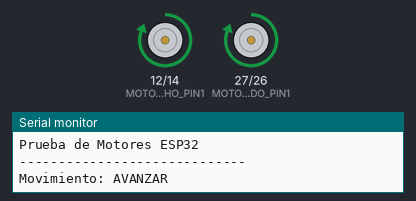
This sketch was run on a simulated ESP32. Shown: motor-driver pin pairs drawn as motors (green arrow = first pin HIGH = forward, orange = second pin HIGH = backward, longer = more drive), the last lines printed to the serial monitor.

Above: at 2.0 s.
At 3.5 s:
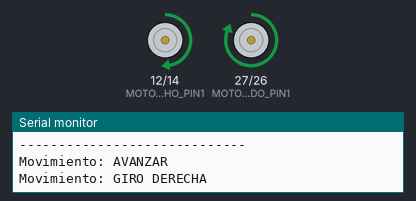
At 4.5 s:
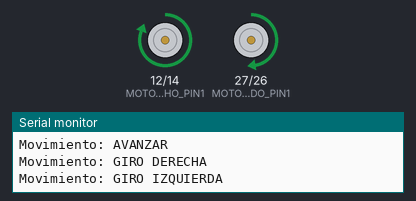
At 6.0 s:
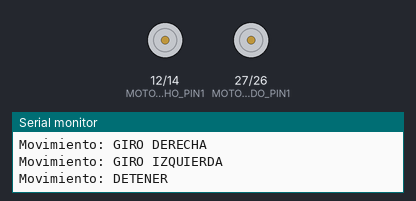
Timing chart, 0 to 8.8 s (numbered marks = the images above):
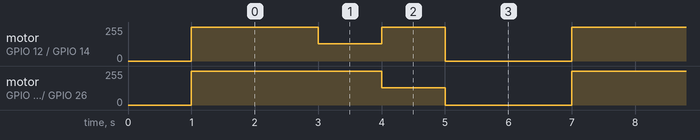

The sketch:

control_motores.ino
```cpp
#define MOTOR_DERECHO_PIN1 12  // PWM
#define MOTOR_DERECHO_PIN2 14  // PWM
#define MOTOR_IZQUIERDO_PIN1 27  // PWM
#define MOTOR_IZQUIERDO_PIN2 26  // PWM
#define ENABLE_PIN1 13
#define ENABLE_PIN2 17

class ControlMotores {
public:
    ControlMotores() {
        ledcSetup(0, 5000, 8);
        ledcSetup(1, 5000, 8);
        ledcAttachPin(MOTOR_DERECHO_PIN1, 0);
        ledcAttachPin(MOTOR_IZQUIERDO_PIN1, 1);
        detener();
    }

    void avanzar() {
        digitalWrite(MOTOR_DERECHO_PIN2, LOW);
        digitalWrite(MOTOR_IZQUIERDO_PIN2, LOW);
        ledcWrite(0, 255);
        ledcWrite(1, 255);
        Serial.println("Movimiento: AVANZAR");
    }

    void girarDerecha() {
        digitalWrite(MOTOR_DERECHO_PIN2, LOW);
        digitalWrite(MOTOR_IZQUIERDO_PIN2, LOW);
        ledcWrite(0, 128);
        ledcWrite(1, 255);
        Serial.println("Movimiento: GIRO DERECHA");
    }

    void girarIzquierda() {
        digitalWrite(MOTOR_DERECHO_PIN2, LOW);
        digitalWrite(MOTOR_IZQUIERDO_PIN2, LOW);
        ledcWrite(0, 255);
        ledcWrite(1, 128);
        Serial.println("Movimiento: GIRO IZQUIERDA");
    }

    void detener() {
        ledcWrite(0, 0);
        ledcWrite(1, 0);
        Serial.println("Movimiento: DETENER");
    }
};

ControlMotores motores;

void setup() {
    Serial.begin(115200);
    pinMode(MOTOR_DERECHO_PIN2, OUTPUT);
    pinMode(MOTOR_IZQUIERDO_PIN2, OUTPUT);
    Serial.println("\nPrueba de Motores ESP32");
    Serial.println("-----------------------------");
    delay(1000);
}

void loop() {
    motores.avanzar();
    delay(2000);
    motores.girarDerecha();
    delay(1000);
    motores.girarIzquierda();
    delay(1000);
    motores.detener();
    delay(2000);
}
```

Measured:
- by itself, motor on GPIO 27 (MOTOR_IZQUIERDO_PIN1) / GPIO 26 (MOTOR_IZQUIERDO_PIN2): repeats every 6.0 s: forward 128/255 1.0 s, stopped 2.0 s, forward 255/255 3.0 s
- by itself, motor on GPIO 12 (MOTOR_DERECHO_PIN1) / GPIO 14 (MOTOR_DERECHO_PIN2): repeats every 6.0 s: forward 128/255 1.0 s, forward 255/255 1.0 s, stopped 2.0 s, forward 255/255 2.0 s
